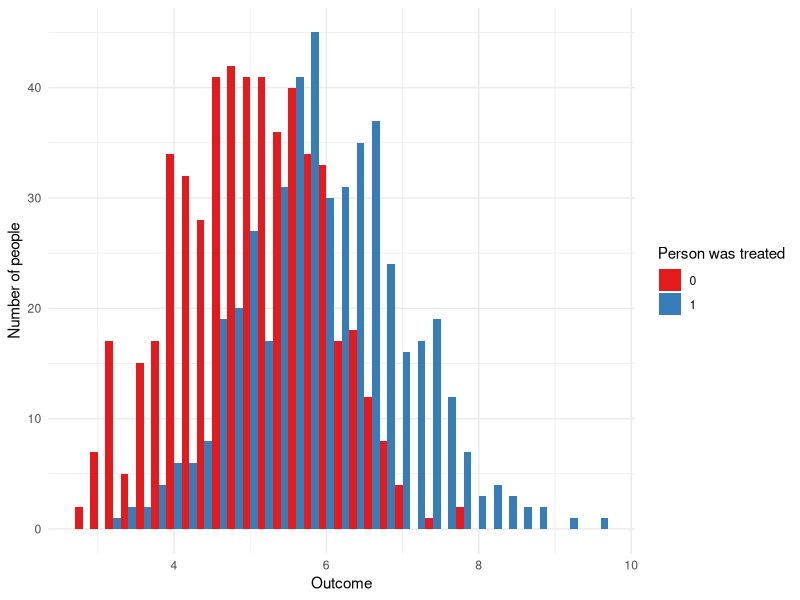

This chart was generated by the following R code: (Note: this script raises an error after producing the figure.)
## ---- chunk 1
knitr::opts_chunk$set(
  echo = TRUE,
  warning = FALSE,
  message = FALSE,
  R.options = list(width = 80)
)
## ---- chunk 2
library(tidyverse)
netflix_data <- 
  tibble(person = c("Rohan", "Rohan", "Monica", "Monica", "Monica", 
                    "Patricia", "Patricia", "Helen"),
         tv_show = c("Broadchurch", "Duty-Shame", "Broadchurch", "Duty-Shame", 
                     "Shetland", "Broadchurch", "Shetland", "Duty-Shame"),
         hours = c(6.8, 8.0, 0.8, 9.2, 3.2, 4.0, 0.2, 10.2)
         )
## ---- chunk 3
library(tidyverse)

set.seed(853)
# Construct a population so that 25 per cent of people like blue and 75 per cent 
# like white.
population <- 
  tibble(person = c(1:10000),
         favourite_color = sample(x = c("Blue", "White"), 
                                  size  = 10000, 
                                  replace = TRUE,
                                  prob = c(0.25, 0.75)),
         supports_the_leafs = sample(x = c("Yes", "No"), 
                                  size  = 10000, 
                                  replace = TRUE,
                                  prob = c(0.80, 0.20)),
         ) %>% 
  mutate(in_frame = sample(x = c(0:1),
                        size  = 10000, 
                        replace = TRUE)) %>% 
  mutate(group = sample(x = c(1:10),
                        size  = 10000, 
                        replace = TRUE)) %>% 
  mutate(group = ifelse(in_frame == 1, group, NA))
## ---- chunk 4
population %>% 
  filter(in_frame == 1) %>% 
  filter(group %in% c(1, 2)) %>% 
  group_by(group, favourite_color) %>% 
  count()
## ---- chunk 5
library(broom)

population <- 
  population %>% 
  mutate(color_as_integer = case_when(
    favourite_color == "White" ~ 0,
    favourite_color == "Blue" ~ 1,
    TRUE ~ 999
  ))

group_1 <- 
  population %>% 
  filter(group == 1) %>% 
  select(color_as_integer) %>% 
  as.vector() %>% 
  unlist()

group_2 <- 
  population %>% 
  filter(group == 2) %>% 
  select(color_as_integer) %>% 
  unlist()

t.test(group_1, group_2)

# We could also use the tidy function in the broom package.
tidy(t.test(group_1, group_2))
## ---- chunk 6
population %>% 
  filter(in_frame == 1) %>% 
  filter(group %in% c(1, 2)) %>% 
  group_by(group, supports_the_leafs) %>% 
  count()
## ---- chunk 7
just_two_groups <- population %>%
  filter(in_frame == 1) %>%
  filter(group %in% c(1, 2))

aov(group ~ favourite_color, 
    data = just_two_groups) %>% 
  tidy()
## ---- chunk 8
lm(group ~ favourite_color, 
    data = just_two_groups) %>% 
  tidy()
## ---- chunk 9
set.seed(853)
example_data <- tibble(person = c(1:1000),
                       treatment = sample(x = 0:1, size  = 1000, replace = TRUE)
                       )
# We want to make the outcome slightly more likely if they were treated than if not.
example_data <- 
  example_data %>% 
  rowwise() %>% 
  mutate(outcome = if_else(treatment == 0, 
                           rnorm(n = 1, mean = 5, sd = 1),
                           rnorm(n = 1, mean = 6, sd = 1)
                           )
         )

example_data$treatment <- as.factor(example_data$treatment)

example_data %>% 
  ggplot(aes(x = outcome, 
             fill = treatment)) +
  geom_histogram(position = "dodge",
                 binwidth = 0.2) +
  theme_minimal() +
  labs(x = "Outcome",
       y = "Number of people",
       fill = "Person was treated") +
  scale_fill_brewer(palette = "Set1")

example_regression <- lm(outcome ~ treatment, data = example_data)

tidy(example_regression)

## ---- chunk 10
knitr::include_graphics(here::here("figures/drinking_tea.jpg"))
## ---- chunk 11
sample(c(1:8), size = 8, replace = FALSE)
## ---- chunk 12
knitr::include_graphics("https://imgs.xkcd.com/comics/significant.png")
## ---- chunk 13
knitr::include_graphics(here::here("figures/wisdom_over_fortune.jpg"))
